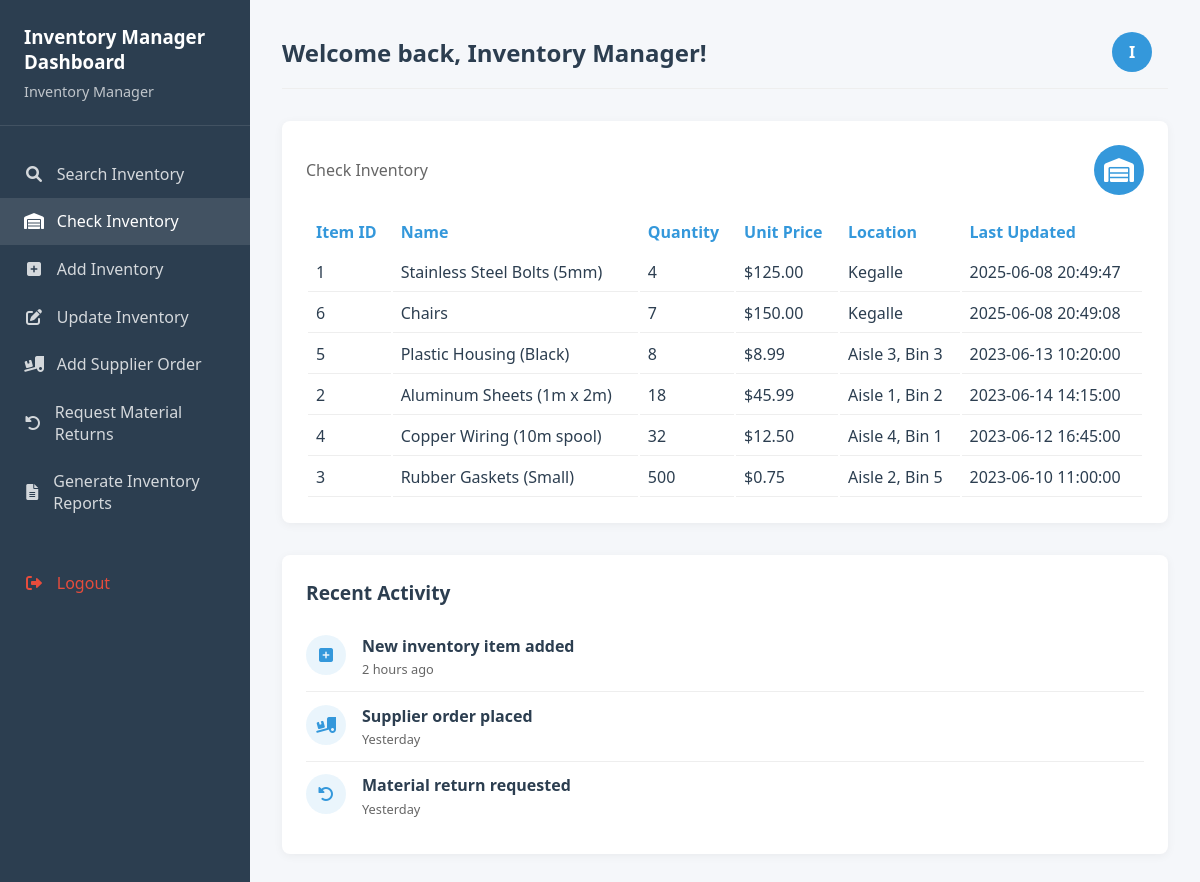
/inventory_manager_dashboard.php?view=check_inventory, run on the app's committed database.
### tables this page shows
CREATE TABLE `inventory` (
  `item_id` int(11) NOT NULL,
  `item_name` varchar(100) NOT NULL,
  `quantity` int(11) NOT NULL DEFAULT 0,
  `unit_price` decimal(10,2) NOT NULL,
  `location` varchar(50) NOT NULL,
  `last_updated` datetime NOT NULL
);

### inventory_manager_dashboard.php (the view, shortened to what this page needs)
<?php
require 'db_connection.php';
$displayName = isset($_SESSION['FName'], $_SESSION['LName']) ? $_SESSION['FName'] . ' ' . $_SESSION['LName'] : 'Inventory Manager';
$avatar = strtoupper(substr($displayName, 0, 1));
$errorMessage = '';
$searchResults = [];
$showSearchInventory = false;
$showCheckInventory = false;
$showAddInventory = false;
$showUpdateInventory = false;
$showAddSupplierOrder = false;
$showRequestMaterialReturns = false;
$showInventoryReports = false;
if (isset($_GET['view'])) {
    $showSearchInventory = ($_GET['view'] === 'search_inventory');
    $showCheckInventory = ($_GET['view'] === 'check_inventory');
    $showAddInventory = ($_GET['view'] === 'add_inventory');
    $showUpdateInventory = ($_GET['view'] === 'update_inventory');
    $showAddSupplierOrder = ($_GET['view'] === 'add_supplier_order');
    $showRequestMaterialReturns = ($_GET['view'] === 'request_material_returns');
    $showInventoryReports = ($_GET['view'] === 'inventory_reports');
} else {
}
if ($showCheckInventory) {
    $stmt = $pdo->query("SELECT * FROM inventory ORDER BY quantity ASC");
    $inventory = $stmt->fetchAll();
}
?>
<!DOCTYPE html>
<html lang="en">
<head>
    <link rel="stylesheet" href="https://cdnjs.cloudflare.com/ajax/libs/font-awesome/6.0.0/css/all.min.css">
</head>
<body>
    <div class="dashboard-container">
        <div class="sidebar">
            <div class="sidebar-header">
                <h3>Inventory Manager Dashboard</h3>
                <p><?= htmlspecialchars($displayName) ?></p>
            </div>
            <div class="sidebar-menu">
                <a href="?view=search_inventory" class="menu-item <?= $showSearchInventory ? 'active' : '' ?>"><i class="fas fa-search"></i> Search Inventory</a>
                <a href="?view=check_inventory" class="menu-item <?= $showCheckInventory ? 'active' : '' ?>"><i class="fas fa-warehouse"></i> Check Inventory</a>
                <a href="?view=add_inventory" class="menu-item <?= $showAddInventory ? 'active' : '' ?>"><i class="fas fa-plus-square"></i> Add Inventory</a>
                <a href="?view=update_inventory" class="menu-item <?= $showUpdateInventory ? 'active' : '' ?>"><i class="fas fa-edit"></i> Update Inventory</a>
                <a href="?view=add_supplier_order" class="menu-item <?= $showAddSupplierOrder ? 'active' : '' ?>"><i class="fas fa-truck-loading"></i> Add Supplier Order</a>
                <a href="?view=request_material_returns" class="menu-item <?= $showRequestMaterialReturns ? 'active' : '' ?>"><i class="fas fa-undo-alt"></i> Request Material Returns</a>
                <a href="?view=inventory_reports" class="menu-item <?= $showInventoryReports ? 'active' : '' ?>"><i class="fas fa-file-alt"></i> Generate Inventory Reports</a>
                <a href="logout.php" class="menu-item" style="margin-top: 2rem; color: #e74c3c;"><i class="fas fa-sign-out-alt"></i> Logout</a>
            </div>
        </div>
        <div class="main-content">
            <div class="top-bar">
                <h2>Welcome back, <?= htmlspecialchars($displayName) ?>!</h2>
                <div class="user-info">
                    <div class="user-avatar"><?= $avatar ?></div>
                </div>
            </div>
            <div class="dashboard-cards">
                <?php if ($showSearchInventory): ?>
                <div class="card">
                    <div class="card-header">
                        <span class="card-title">Search Inventory</span>
                        <div class="card-icon bg-primary"><i class="fas fa-search"></i></div>
                    </div>
                    <?php if ($errorMessage): ?>
                        <div class="message error"><?= htmlspecialchars($errorMessage) ?></div>
                    <?php endif; ?>
                    <form action="" method="POST" class="form-table">
                        <input type="hidden" name="search_inventory" value="1">
                        <table>
                            <tr>
                                <th><label for="search_term">Search Term (Name or ID)</label></th>
                                <td><input type="text" id="search_term" name="search_term" required></td>
                            </tr>
                        </table>
                        <button type="submit" class="btn"><i class="fas fa-search"></i> Search</button>
                    </form>
                    <?php if ($searchResults): ?>
                    <table class="data-table">
                        <tr>
                            <th>Item ID</th>
                            <th>Name</th>
                            <th>Quantity</th>
                            <th>Unit Price</th>
                            <th>Location</th>
                            <th>Last Updated</th>
                        </tr>
                        <?php foreach ($searchResults as $item): ?>
                        <tr>
                            <td><?= htmlspecialchars($item['item_id']) ?></td>
                            <td><?= htmlspecialchars($item['item_name']) ?></td>
                            <td><?= htmlspecialchars($item['quantity']) ?></td>
                            <td>$<?= number_format($item['unit_price'], 2) ?></td>
                            <td><?= htmlspecialchars($item['location']) ?></td>
                            <td><?= htmlspecialchars($item['last_updated']) ?></td>
                        </tr>
                        <?php endforeach; ?>
                    </table>
                    <?php elseif (isset($_POST['search_inventory'])): ?>
                    <p>No items found.</p>
                    <?php endif; ?>
                </div>
                <?php elseif ($showCheckInventory): ?>
                <div class="card">
                    <div class="card-header">
                        <span class="card-title">Check Inventory</span>
                        <div class="card-icon bg-secondary"><i class="fas fa-warehouse"></i></div>
                    </div>
                    <?php if ($inventory): ?>
                    <table class="data-table">
                        <tr>
                            <th>Item ID</th>
                            <th>Name</th>
                            <th>Quantity</th>
                            <th>Unit Price</th>
                            <th>Location</th>
                            <th>Last Updated</th>
                        </tr>
                        <?php foreach ($inventory as $item): ?>
                        <tr>
                            <td><?= htmlspecialchars($item['item_id']) ?></td>
                            <td><?= htmlspecialchars($item['item_name']) ?></td>
                            <td><?= htmlspecialchars($item['quantity']) ?></td>
                            <td>$<?= number_format($item['unit_price'], 2) ?></td>
                            <td><?= htmlspecialchars($item['location']) ?></td>
                            <td><?= htmlspecialchars($item['last_updated']) ?></td>
                        </tr>
                        <?php endforeach; ?>
                    </table>
                    <?php else: ?>
                    <p>No inventory items found.</p>
                    <?php endif; ?>
                </div>
                <?php endif; ?>
            </div>
            <div class="recent-activity">
                <h3 class="section-title">Recent Activity</h3>
                <div class="activity-item">
                    <div class="activity-icon"><i class="fas fa-plus-square"></i></div>
                    <div class="activity-content">
                        <div class="activity-title">New inventory item added</div>
                        <div class="activity-time">2 hours ago</div>
                    </div>
                </div>
                <div class="activity-item">
                    <div class="activity-icon"><i class="fas fa-truck-loading"></i></div>
                    <div class="activity-content">
                        <div class="activity-title">Supplier order placed</div>
                        <div class="activity-time">Yesterday</div>
                    </div>
                </div>
                <div class="activity-item">
                    <div class="activity-icon"><i class="fas fa-undo-alt"></i></div>
                    <div class="activity-content">
                        <div class="activity-title">Material return requested</div>
                        <div class="activity-time">Yesterday</div>
                    </div>
                </div>
            </div>
        </div>
    </div>
</body>
</html>

### inventory_manager_dashboard.php (style rules this page uses)
:root { --primary-color: #2c3e50; --secondary-color: #3498db; --accent-color: #e74c3c; --light-color: #ecf0f1; --dark-color: #2c3e50; --success-color: #2ecc71; }
* { margin: 0; padding: 0; box-sizing: border-box; font-family: 'Segoe UI', Tahoma, Geneva, Verdana, sans-serif; }
body { background-color: #f5f7fa; color: var(--dark-color); }
.dashboard-container { display: flex; min-height: 100vh; }
.sidebar { width: 250px; background-color: var(--primary-color); color: white; padding: 1.5rem 0; position: fixed; height: 100%; }
.sidebar-header { padding: 0 1.5rem 1.5rem; border-bottom: 1px solid rgba(255, 255, 255, 0.1); }
.sidebar-header h3 { color: white; margin-bottom: 0.5rem; }
.sidebar-header p { color: rgba(255, 255, 255, 0.7); font-size: 0.9rem; }
.sidebar-menu { padding: 1.5rem 0; }
.menu-item { padding: 0.8rem 1.5rem; display: flex; align-items: center; color: rgba(255, 255, 255, 0.8); text-decoration: none; transition: all 0.3s ease; }
.menu-item:hover, .menu-item.active { background-color: rgba(255, 255, 255, 0.1); color: white; }
.menu-item i { margin-right: 0.8rem; width: 20px; text-align: center; }
.main-content { flex: 1; margin-left: 250px; padding: 2rem; }
.top-bar { display: flex; justify-content: space-between; align-items: center; margin-bottom: 2rem; padding-bottom: 1rem; border-bottom: 1px solid #eee; }
.user-info { display: flex; align-items: center; }
.user-avatar { width: 40px; height: 40px; border-radius: 50%; background-color: var(--secondary-color); color: white; display: flex; align-items: center; justify-content: center; margin-right: 1rem; font-weight: bold; }
.dashboard-cards { display: grid; grid-template-columns: repeat(auto-fill, minmax(550px, 1fr)); gap: 1.5rem; margin-bottom: 2rem; }
.card { background: white; border-radius: 8px; padding: 1.5rem; box-shadow: 0 2px 10px rgba(0, 0, 0, 0.05); }
.card-header { display: flex; justify-content: space-between; align-items: center; margin-bottom: 1rem; }
.card-title { font-size: 1rem; color: #666; }
.card-icon { width: 50px; height: 50px; border-radius: 50%; display: flex; align-items: center; justify-content: center; color: white; font-size: 1.5rem; }
.bg-secondary { background-color: var(--secondary-color); }
.data-table, .form-table { width: 100%; }
.data-table td, .form-table td { padding: 8px; border-bottom: 1px solid #eee; }
.data-table th, .form-table th { text-align: left; padding: 8px; color: var(--secondary-color); }
.recent-activity { background: white; border-radius: 8px; padding: 1.5rem; box-shadow: 0 2px 10px rgba(0, 0, 0, 0.05); }
.section-title { font-size: 1.2rem; margin-bottom: 1rem; color: var(--primary-color); }
.activity-item { display: flex; padding: 0.8rem 0; border-bottom: 1px solid #eee; }
.activity-item:last-child { border-bottom: none; }
.activity-icon { width: 40px; height: 40px; border-radius: 50%; background-color: rgba(52, 152, 219, 0.1); color: var(--secondary-color); display: flex; align-items: center; justify-content: center; margin-right: 1rem; }
.activity-content { flex: 1; }
.activity-title { font-weight: 600; margin-bottom: 0.2rem; }
.activity-time { font-size: 0.8rem; color: #666; }

### data on the page
inventory: item_id "1", item_name "Stainless Steel Bolts (5mm)", quantity "4", unit_price "125.00", location "Kegalle", last_updated "2025-06-08 20:49:47"
inventory: item_id "6", item_name "Chairs", quantity "7", unit_price "150.00", location "Kegalle", last_updated "2025-06-08 20:49:08"
inventory: item_id "5", item_name "Plastic Housing (Black)", quantity "8", unit_price "8.99", location "Aisle 3, Bin 3", last_updated "2023-06-13 10:20:00"
inventory: item_id "2", item_name "Aluminum Sheets (1m x 2m)", quantity "18", unit_price "45.99", location "Aisle 1, Bin 2", last_updated "2023-06-14 14:15:00"
inventory: item_id "4", item_name "Copper Wiring (10m spool)", quantity "32", unit_price "12.50", location "Aisle 4, Bin 1", last_updated "2023-06-12 16:45:00"
inventory: item_id "3", item_name "Rubber Gaskets (Small)", quantity "500", unit_price "0.75", location "Aisle 2, Bin 5", last_updated "2023-06-10 11:00:00"

### other printed values
$displayName "Inventory Manager"
$avatar "I"
